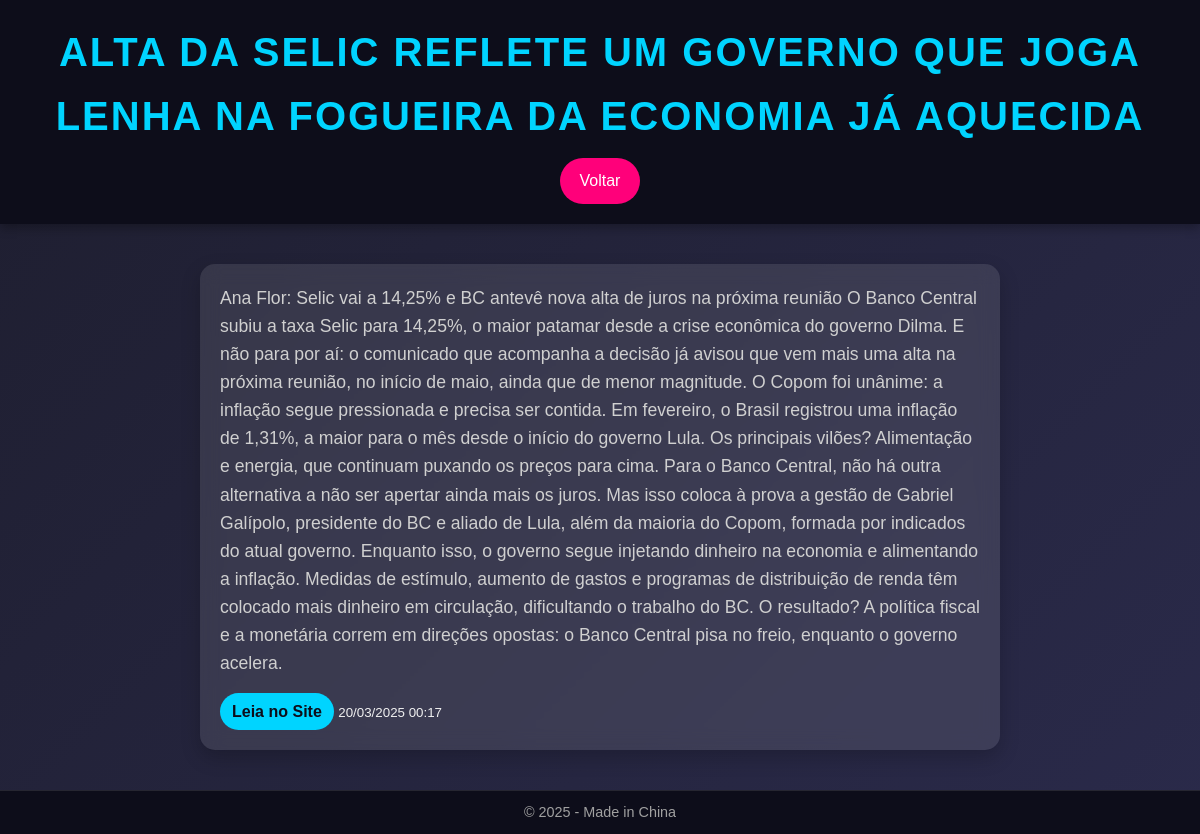
The page /noticia/767 on the database its author committed.
### app/models.py (models this page shows)
class Noticia(db.Model):
    __tablename__ = 'Noticia'
    id = db.Column(db.Integer, primary_key=True)
    titulo = db.Column(db.String(200), nullable=False)
    conteudo = db.Column(db.Text, nullable=False)
    url = db.Column(db.String(500), unique=True, nullable=False)
    data_publicacao = db.Column(db.DateTime, nullable=False)

### app/routes.py (the view)
@bp.route('/noticia/<int:id>')
def noticia_detalhe(id):
    noticia = Noticia.query.get_or_404(id)
    return render_template('noticia.html', noticia=noticia)

### app/templates/noticia.html (shortened to what this page needs)
<!DOCTYPE html>
<html lang="pt-br">
<head>
    <link rel="stylesheet" href="{{ url_for('static', filename='styles.css') }}">
</head>
<body>
    <header>
        <h1>{{ noticia.titulo }}</h1>
        <a href="/" class="btn-voltar">Voltar</a>
    </header>
    <main>
        <section class="noticia-detalhe">
            <p>{{ noticia.conteudo }}</p>
            <a href="{{ noticia.url }}" target="_blank" class="btn-leia-mais">Leia no Site</a>
            <small>{{ noticia.data_publicacao.strftime('%d/%m/%Y %H:%M') }}</small>
        </section>
    </main>
    <footer>
        <p>© 2025 - Made in China</p>
    </footer>
</body>
</html>

### app/static/styles.css (style rules this page uses)
* { margin: 0; padding: 0; box-sizing: border-box; font-family: 'Arial', sans-serif; }
body { background: linear-gradient(135deg, #1e1e2f 0%, #2a2a4a 100%); color: #f0f0f0; line-height: 1.6; min-height: 100vh; display: flex; flex-direction: column; }
header { background: #0d0d1a; padding: 20px; text-align: center; box-shadow: 0 4px 10px rgba(0, 0, 0, 0.3); }
header h1 { font-size: 2.5em; color: #00d4ff; text-transform: uppercase; letter-spacing: 2px; }
.btn-atualizar, .btn-voltar { display: inline-block; margin-top: 10px; padding: 10px 20px; background: #ff007a; color: #fff; text-decoration: none; border-radius: 25px; transition: transform 0.3s, background 0.3s; }
main { flex: 1; padding: 20px; }
.btn-leia-mais { display: inline-block; padding: 6px 12px; background: #00d4ff; color: #0d0d1a; text-decoration: none; border-radius: 20px; font-weight: bold; transition: background 0.3s; align-self: flex-start; }
.noticia-detalhe { max-width: 800px; margin: 20px auto; padding: 20px; background: rgba(255, 255, 255, 0.1); border-radius: 15px; backdrop-filter: blur(10px); box-shadow: 0 8px 20px rgba(0, 0, 0, 0.2); }
.noticia-detalhe p { font-size: 1.1em; color: #d0d0d0; margin-bottom: 15px; }
footer { background: #0d0d1a; padding: 10px; text-align: center; font-size: 0.9em; color: #a0a0a0; border-top: 1px solid rgba(255, 255, 255, 0.1); }

### rows shown on the page
Noticia: titulo "ALTA DA SELIC REFLETE UM GOVERNO QUE JOGA LENHA NA FOGUEIRA DA ECONOMIA JÁ AQUECIDA", conteudo "Ana Flor: Selic vai a 14,25% e BC antevê nova alta de juros na próxima reunião O Banco Central subiu a taxa Selic para 14,25%, o maior patamar desde a crise econômica do governo Dilma. E não para por aí: o comunicado que acompanha a decisão já avisou que vem mais uma alta na próxima reunião, no início de maio, ainda que de menor magnitude. O Copom foi unânime: a inflação segue pressionada e precisa ser contida. Em fevereiro, o Brasil registrou uma inflação de 1,31%, a maior para o mês desde o início do governo Lula. Os principais vilões? Alimentação e energia, que continuam puxando os preços para cima. Para o Banco Central, não há outra alternativa a não ser apertar ainda mais os juros. Mas…", data_publicacao "20/03/2025 00:17"
